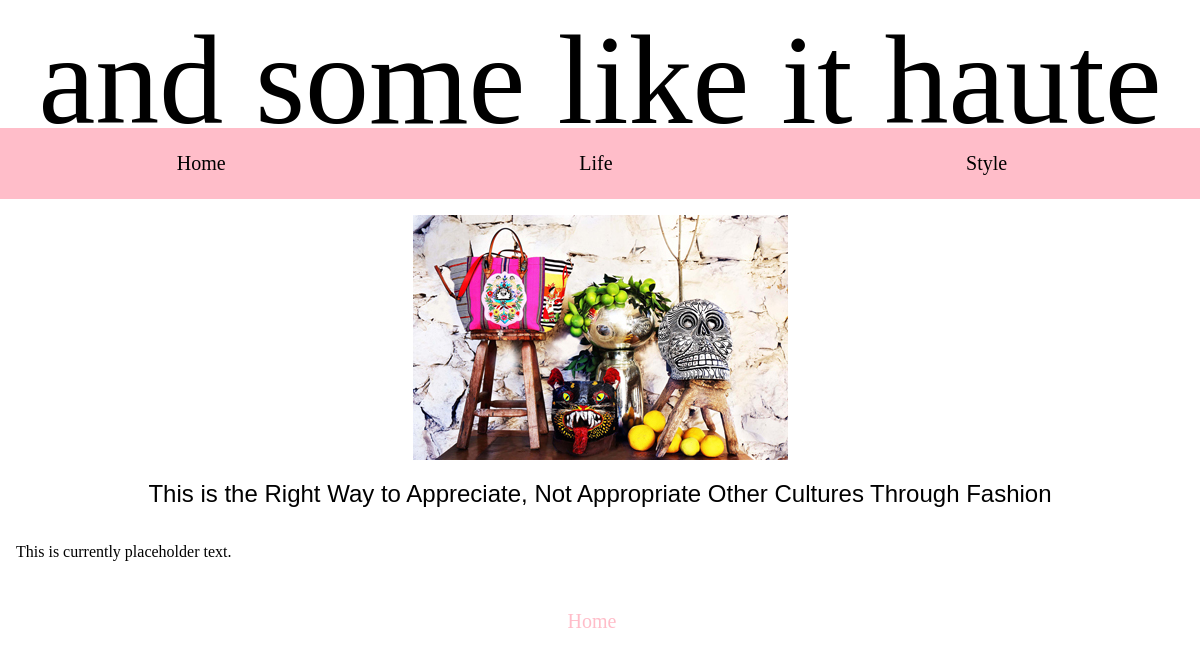
Page /php/content.php?id=1 on the committed database.
### tables this page shows
CREATE TABLE `pages` (
  `id` int(11) NOT NULL,
  `title` varchar(50) NOT NULL
);

CREATE TABLE `master` (
  `id` int(11) NOT NULL,
  `type` varchar(50) NOT NULL,
  `category` varchar(50) NOT NULL,
  `date` date NOT NULL,
  `title` varchar(120) NOT NULL,
  `image` varchar(80) NOT NULL,
  `alt` varchar(50) NOT NULL,
  `body` text NOT NULL
);

### php/content.php (the view, shortened to what this page needs)
<?php require_once 'config.php'; ?>
<?php
  if (isset($_GET['id'])) {
    $id = $_GET['id'];
  } else {
    $id = rand(1, 100);
  }
?>
<!DOCTYPE html>
<html>
    <?php include 'nav.php'; ?>
      <div class="content-wrapper">
        <?php
          $query = "SELECT * FROM master WHERE id = {$id} LIMIT 1";
          $result = mysqli_query($connection, $query);
          while ($row = mysqli_fetch_assoc($result)) {
        ?>
        <div class ="img-wrapper">
        <img src="<?php echo $row['image']; ?>"
          alt="<?php echo $row['alt']; ?>"/>
        </div>
          <h2><b><?php echo $row['title']; ?></b></h2>
          <p> <b><?php echo $row['body']; ?></b></p>
        <?php
          }
        ?>
      </div>
  </body>
  <?php include 'footer.php'; ?>
</html>

### php/nav.php (shortened to what this page needs)
<?php require 'config.php';
?>
<head>
  <link rel="stylesheet" type="text/css" href="../css/normalize.css">
  <link rel="stylesheet" type="text/css" href="../css/master.css">
</head>
<body>
<h1>and some like it haute</h1>
<div class="topnav">
<div class="row">
  <ul class="nav-pages">
    <?php
      $query = "SELECT id, title FROM pages WHERE title = 'Home' or title = 'Life' or title = 'Style'";
      $result = mysqli_query($connection, $query);
      while ($row = mysqli_fetch_assoc($result)) {
        $title = strtolower($row['title']);
        echo "<li class=\"nav-item\">";
        echo "<a href=\"" . $title . ".php?id={$row['id']}\">";
        echo $row['title'];
        echo "</a>";
        echo "</li>";
      }
    ?>
    </ul>
</div>
</div>

### php/footer.php (shortened to what this page needs)
<?php require 'config.php';
?>
<div class="footer">
  <div class="row">
    <ul class="footer-pages">
      <?php
      $query = "SELECT id, title FROM pages WHERE title = 'Home'";
      $result = mysqli_query($connection, $query);
      while ($row = mysqli_fetch_assoc($result)) {
        echo "<li class=\"footer-item\">";
        echo "<a href=\"home.php?id={$row['id']}\">";
        echo $row['title'];
        echo "</a>";
        echo "</li>";
      }
      ?>
    </ul>

### css/master.css (style rules this page uses)
* { box-sizing:border-box; }
html { font-size: 100%; }
body { margin: 0; width: 100%; }
a { text-decoration: none; color: black; }
h1 { display: flex; flex-wrap: nowrap; justify-content: center; font-family: "p22-zaner-pro-one", serif; font-size: 700%; text-align: center; font-weight: 200; margin: 0px; width: 100%; line-height: 6rem; }
h2 { font-family: "essonnes-display", sans-serif; font-size: 150%; font-weight: 100; width: auto; }
@media screen and (min-width: 50rem) { h1 { font-size: 800%; padding-top: 2rem; } }
div.topnav { height: auto; width: 100%; }
ul.nav-pages { list-style: none; text-decoration: none; -webkit-padding-start: 0; -moz-padding-start:0; text-align: center; align-items: center; font-family: "essonnes-display", serif; font-size: 125%; margin: 0px; width: 100%; }
.nav-item { padding-top: .5rem; padding-bottom: .5rem; }
li.nav-item a { text-decoration: none; color:black; }
@media (min-width: 50rem) { div.topnav { background-color: #ffbdc9; } }
@media (min-width: 50rem) { .topnav .row { flex-direction: row; } }
@media (min-width: 50rem) { .nav-pages { list-style: none; text-decoration: none; display: flex; margin: 0; overflow: hidden; flex-wrap:nowrap; justify-content: space-around; align-items: center; align-self: center; font-family: "essonnes-display", serif; font-size: 125%; padding: 1rem; color:black; padding: 1rem 1rem; width: 100%; } }
.content-wrapper { display: block; flex-wrap: wrap; justify-content: center; align-content: center; margin: 1rem 1rem; }
.img-wrapper { display: flex; width: 100%; justify-content: center; }
@media screen and (min-width:1100px) { .content-wrapper { display: flex; } }
p { width: 100%; font-family: "essonnes-display", serif; font-weight: 100; }
ul.footer-pages { list-style: none; text-decoration: none; -webkit-padding-start: 0; -moz-padding-start:0; text-align: center; align-items: center; font-family: "essonnes-display", serif; font-size: 125%; margin: 0px; color: #ffbdc9; }
li.footer-item a { text-decoration: none; color: #ffbdc9; }
ul { -webkit-padding-start: 0px; }
.footer-item { padding-top: .5rem; padding-bottom: .5rem; }
@media (min-width: 50rem) { .footer-pages { list-style: none; text-decoration: none; display: flex; flex-flow: row wrap; margin: 0; overflow: hidden; justify-content: center; font-family: "essonnes-display", serif; font-size: 75%; padding: 1rem 1rem; width: 100%; } }
@media (min-width: 50rem) { .footer-item { padding: 0 1.5rem; } }

### rows in the picture
pages: title "Home"
pages: title "Life"
pages: title "Style"
master: image (picture), title "This is the Right Way to Appreciate, Not Appropriate Other Cultures Through Fashion", body "This is currently placeholder text."
